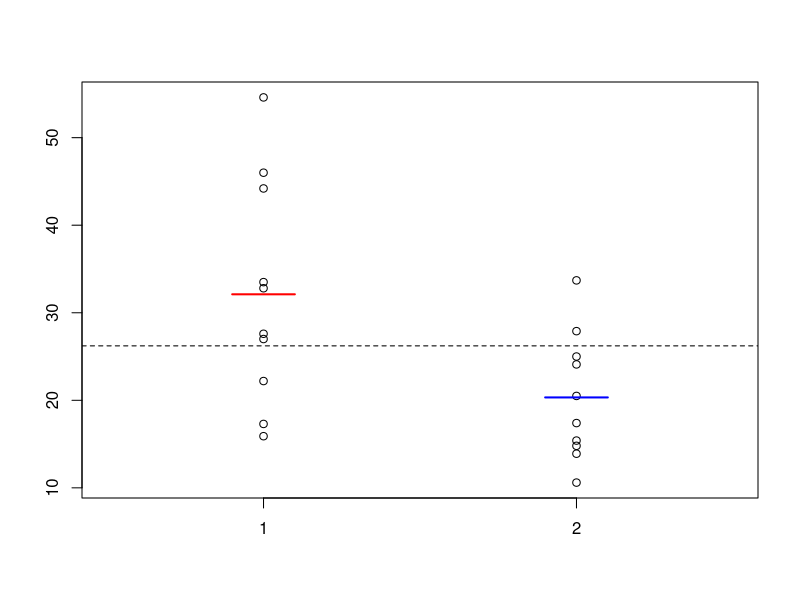
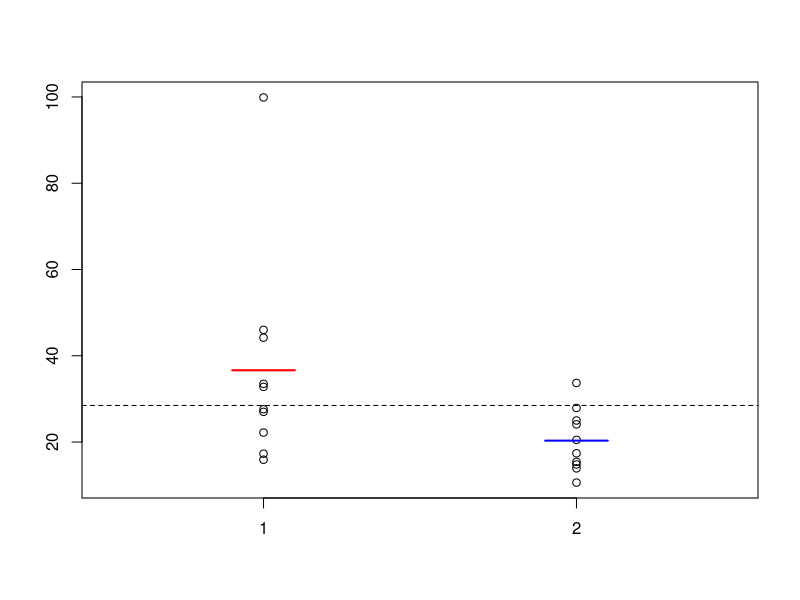

These charts were generated, in order, by the following R code:
## ---- chunk 1
knitr::opts_chunk$set(echo=TRUE, fig.align="center")
## ---- chunk 2
x <- c(117.3, 100.1,  94.5, 135.5,  92.9, 118.9, 144.8, 103.9, 103.8, 153.6, 163.1)
y <- c(145.9,  94.8, 108.0, 122.6, 130.2, 143.9, 149.9, 138.5,  91.7, 162.6, 202.5)
d <- y-x
d
## ---- chunk 3
wilcox.test(d)
## ---- chunk 4
t.test(y,x,paired=TRUE)
t.test(d)
## ---- chunk 5
x <- c(43.3, 57.1, 35.0, 50.0, 38.2, 61.2)
y <- c(51.9, 95.1, 90.0, 49.7, 101.5, 74.1, 84.5, 46.8, 75.1)
## ---- chunk 6
wilcox.test(x,y)
## ---- chunk 7
t.test(x,y)
## ---- chunk 8
xA <- c(27.0,54.6,33.5,27.6,46.0,22.2,44.2,17.3,15.9,32.8)
xB <- c(17.4,20.5,13.9,14.8,27.9,10.6,33.7,15.4,25.0,24.1)

stripchart(list(xA,xB),vertical=T,pch=21,xlim=c(0.5,2.5))
segments(0.9,mean(xA),1.1,mean(xA),lwd=2,col="red")
segments(1.9,mean(xB),2.1,mean(xB),lwd=2,col="blue")
abline(h=mean(c(xA,xB)),lty=2)

t.test(xA,xB)
wilcox.test(xA,xB)
## ---- chunk 9
sort(xA)
sort(xA,decreasing=TRUE)
order(xA)
order(xA,decreasing=TRUE)

xAnew <- xA
xAnew[2] <- 99.9
xA
xAnew

stripchart(list(xAnew,xB),vertical=T,pch=21,xlim=c(0.5,2.5))
segments(0.9,mean(xAnew),1.1,mean(xAnew),lwd=2,col="red")
segments(1.9,mean(xB),2.1,mean(xB),lwd=2,col="blue")
abline(h=mean(c(xAnew,xB)),lty=2)

t.test(xA,xB)$p.value
t.test(xAnew,xB)$p.value # why is the p-value now > 0.05?
wilcox.test(xA,xB)$p.value
wilcox.test(xAnew,xB)$p.value # why are the p-values the same?
